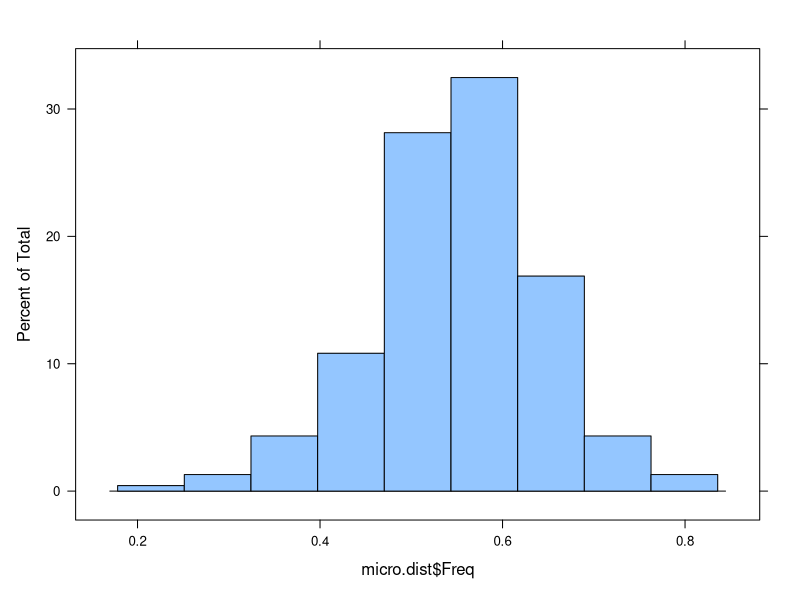
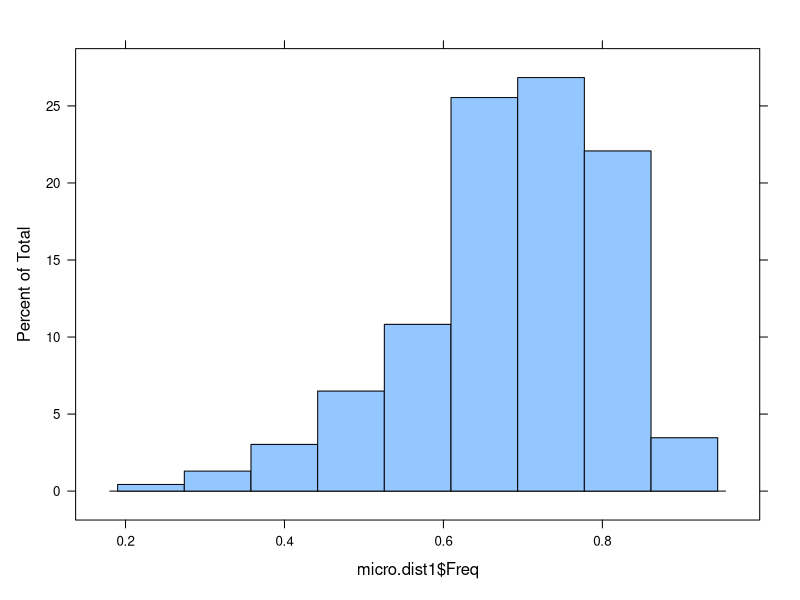
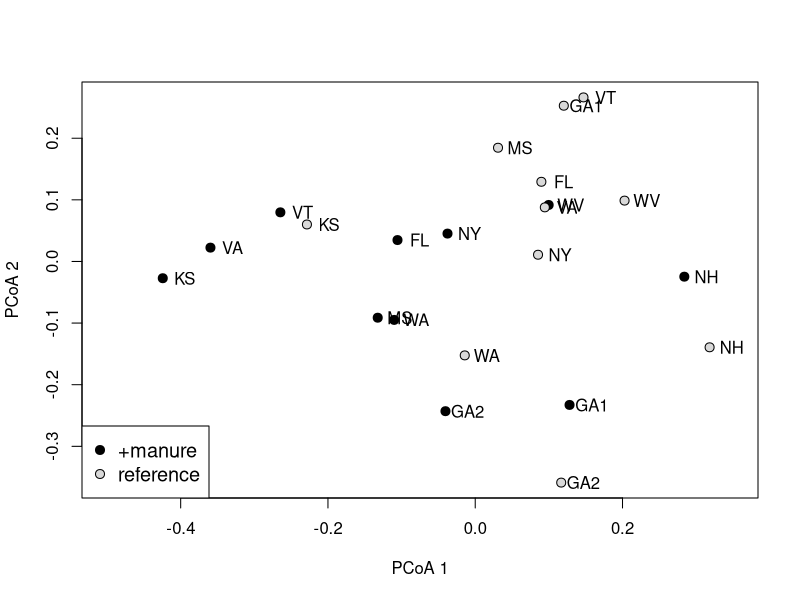
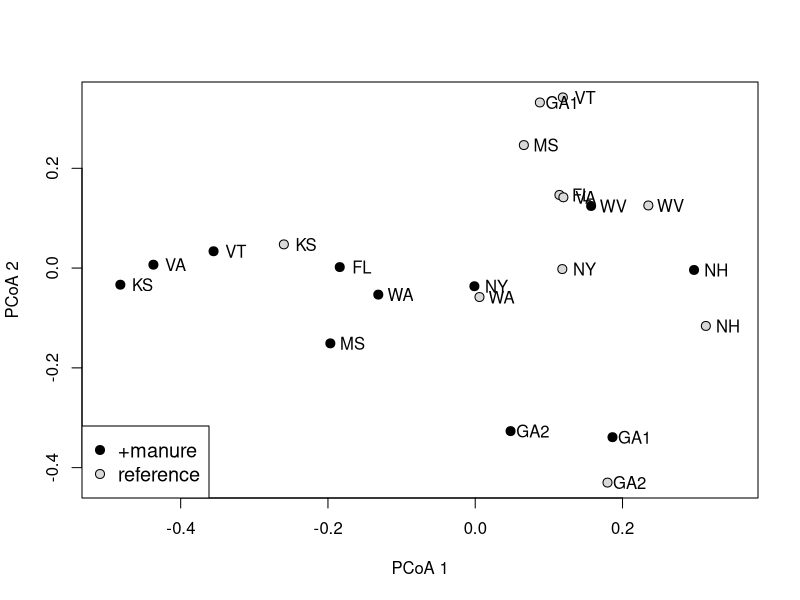

The R script that drew these images, in order:
# Script for performing Principal Coordinates on Data from Wepking et al in Proceedings B
# blb 9/28/2019

# set working directory
setwd("C:/Users/Heyryanmoore_LT/Documents/01 VT/01 Fall 21/MultivariateStat/05_PCoA/Lab")

# Import Karl's data
Design <- read.csv(file='Design.csv', header=TRUE) # the design structure of the experiment
Micros <- read.csv(file='Karls Data.csv', header=TRUE) # the microbial OTU data
Micros <- Micros[Micros$Tag!=70,] # removing this row because it was used as an internal reference

# running the PCoA
library(ape) # load the ape package with a nifty PCoA function
library(vegan) # load the vegan package for vegdist
library(dplyr)
library(tidyr)

dim(Micros)
Micros_g = Micros %>%
   pivot_longer(c(1:13446)) # turning columns into rows
unique(Micros_g)
Micros_OTU = Micros_g %>%
   filter(name != "Tag") # removing 22 "Tag" observations

Micros_val = as.data.frame(as.numeric(gsub("OTU_", "", Micros_OTU$name)))
max(Micros_val)
unique(Micros_val) # checking that 13445 OTUs are present in the dataset, no skips

micro.dist <- vegdist(log(Micros[,-1]+1), method='bray', binary=FALSE) # producing a distance matrix using vegdist, notice I applied a log transformation in there like in Wepking et al. ####
micro.dist = as.data.frame(as.table(micro.dist))
histogram(micro.dist$Freq)

micro.dist1 <- vegdist(Micros, method='bray', binary=FALSE)
micro.dist1 = as.data.frame(as.table(micro.dist1))
histogram(micro.dist1$Freq)

micro.dist <- vegdist(log(Micros[,-1]+1), method='bray', binary=FALSE)
Micro.pco <- pcoa(micro.dist, correction='none') # running the PCoA ####
summary(Micro.pco)
Micro.pco
Micro.pco$values
Micro.pco$vectors


micro.dist1 <- vegdist(Micros, method='bray', binary=FALSE)
Micro.pco1 = pcoa(micro.dist1, correction='none')
Micro.pco1$values

# making a figure similar to that in Wepking et al
Z <- data.frame(Design, Micro.pco$vectors[,1:2]) # merging the Design information with the PCoA output for the 1st 2 axes


plot(Z$Axis.1, Z$Axis.2, type='n', xlab='PCoA 1', ylab='PCoA 2', xlim=c(-0.5, 0.35))
   points(Z$Axis.1[Z$Manure=='High'], Z$Axis.2[Z$Manure=='High'], pch=21, bg='black', cex=1.2)
   points(Z$Axis.1[Z$Manure=='Low'], Z$Axis.2[Z$Manure=='Low'], pch=21, bg='grey85', cex=1.2)
   text((Z$Axis.1 + 0.03), Z$Axis.2, labels=Z$Site)
   legend('bottomleft', legend=c('+manure', 'reference'), col=c('black'), pch=21, pt.bg=c('black', 'grey85'), cex=1.2)
   

      
Z1 <- data.frame(Design, Micro.pco1$vectors[,1:2])
    
plot(Z1$Axis.1, Z1$Axis.2, type='n', xlab='PCoA 1', ylab='PCoA 2', xlim=c(-0.5, 0.35))
   points(Z1$Axis.1[Z1$Manure=='High'], Z1$Axis.2[Z1$Manure=='High'], pch=21, bg='black', cex=1.2)
   points(Z1$Axis.1[Z1$Manure=='Low'], Z1$Axis.2[Z1$Manure=='Low'], pch=21, bg='grey85', cex=1.2)
   text((Z1$Axis.1 + 0.03), Z1$Axis.2, labels=Z1$Site)
   legend('bottomleft', legend=c('+manure', 'reference'), col=c('black'), pch=21, pt.bg=c('black', 'grey85'), cex=1.2)   
   
   
   